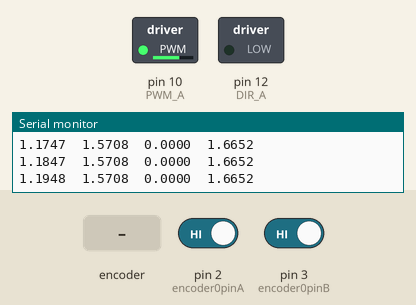
Bench run of a sketch on a simulated Arduino Uno, built with avr-gcc and run on an emulated ATmega328P. Shown: switched loads named in the sketch (green lamp = pin HIGH), the last lines printed to the serial monitor. The test bench sets the inputs (shaded band); at power-on: pin 2 (encoder0pinA) HIGH, pin 3 (encoder0pinB) HIGH.

Above: at 1.2 s.
1.3 s: rotary encoder on pin 2 (encoder0pinA) / pin 3 (encoder0pinB) turned 2 steps (second pin leading)
At 2.7 s:
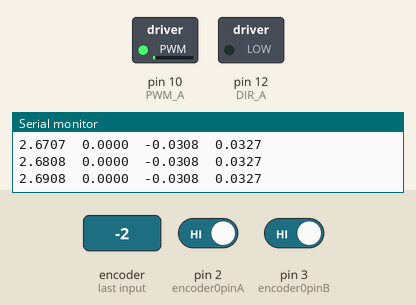
4.7 s: rotary encoder on pin 2 (encoder0pinA) / pin 3 (encoder0pinB) turned 3 steps (first pin leading)
At 5.5 s:
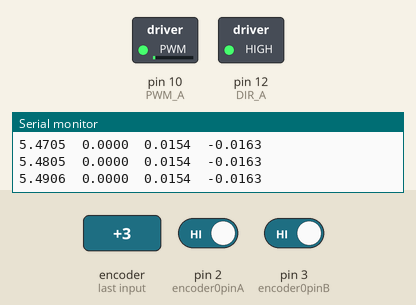
7.7 s: rotary encoder on pin 2 (encoder0pinA) / pin 3 (encoder0pinB) turned 2 steps (second pin leading)
Timing chart, 0 to 16.7 s (numbered marks = the images above; inputs shaded):
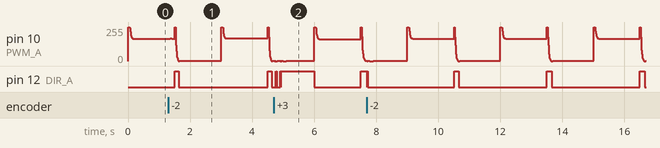

The sketch:

position_control_template.ino
```cpp
/**********************************************************************************

  Arduino code to control a DC motor
  MIT Department of Mechanical Engineering, 2.004
  Rev. 1.0 -- 08/03/2020 H.C.
  Rev. 2.0 -- 08/25/2020 H.C.
  Rev. 3.0 -- 04/04/2021 H.C.
  Rev. 4.0 -- 11/04/2021 H.C.

***********************************************************************************/

//#define OPEN_LOOP_PLANT
//#define OPEN_LOOP_LEAD
//#define PID           // closed-loop
#define LEAD_LAG      // closed-loop

#define vc2pwm 51.0    // pwm = 255 corresponds to 5v from pwm pin (255/5)
#define period_us 10000  // microseconds (1 sec = 1000000 us)

// ================================================================
// ===               PID FEEDBACK CONTROLLER                    ===
// ================================================================

// Provide PID controller gains here

float Kp = 100.0;
float Kd = 0.0;
float Ki = 0.0;

// ================================================================
// ===               LEAD-LAG CONTROLLER                        ===
// ================================================================

// Lead or Lag controller format:
//
//            T_1 * s + 1
//  Gc = Kc * -------------
//            T_2 * s + 1

float Kc = 106.01;     // gain
float T_1 = 0.14;    // time constant of the zero
float T_2 = 0.03;    // time constant of the pole
float x = 0, x_new = 0;      // intermediate variable

// ================================================================
// ===               SETPOINT TYPE                              ===
// ================================================================

// Define setpoint

#define SQUARE_WAVE
//#define SINE_WAVE
//#define POT
//#define CHIRP
//#define EXP_CHIRP

#define desired_pos PI/2        // desired position in rad

#define square_period 3000      // square wave period in milli-seconds
#define square_on 1500          // square wave on time in milli-seconds

#define sine_amp PI/3         // sine wave amplitude
#define sine_freq_hz 15.4/(2*PI)        // sine wave frequency in Hz

// chirp constants
#define phi_0 0   // initial phase angle
#define f0_hz 0.05   // initial frequency in Hz
#define f1_hz 10.0     // final frequency in Hz
#define T 100.0 // totsal chirp duration in secs
float chirp_amp = PI / 3; // chirp signal amplitude
float k = pow((f1_hz / f0_hz), 1 / T); // exponential chirp parameter

// ================================================================
// ===               SERIAL OUTPUT CONTROL                      ===
// ================================================================

// Switch between built-in Serial Plotter and Matlab streaming
// comment out both to disable serial output

//#define PRINT_DATA
#define MATLAB_SERIAL_READ

// ================================================================
// ===               DFROBOT MOTOR SHIELD DEFINITION            ===
// ================================================================

const int
// motor connected to M1 (DRI0017)
PWM_A   = 10,
DIR_A   = 12;

int Pot_Pin = A5;    // select the input pin for the potentiometer

// ================================================================
// ===               ENCODER DEFINITION                         ===
// ================================================================

// The motor has a dual channel encoder and each has 12 counts per revolution (CPR)
// The effective resolution is 48 CPR with quadrature decoding. With gear reduction
// of 34, the motor output shaft's encoder resolution becomes 34*48 = 1632 CPR
// Manually calibrate the conversion factor if necessary.

float C2Rad = 34 * 12 * 4 / (2 * PI); // nominal encoder counts to radians factor

// Encoder outputs to interrupt pins with channel A to D2 (INT0) and B to D3 (INT1)
const byte encoder0pinA = 2;
const byte encoder0pinB = 3;

long   count = 0;
volatile long counter = 0;    // Inrerrupt counter (position)

// ================================================================
// ===               VARIABLE DEFINITION                        ===
// ================================================================

float wheel_pos = 0.0, wheel_vel = 0.0, pre_wheel_pos = 0.0, filt_vel = 0.0;
float error, sum_error = 0.0, d_error = 0.0, filt_d_error = 0.0, error_pre;
float alpha = 0.5;    // low pass filter constant
unsigned long timer;
double loop_time = period_us / 1000000.0;
float Pcontrol, Icontrol, Dcontrol;
float pwm;
float vc;
float set_point = desired_pos;   // initial set point

// ================================================================
// ===                      INITIAL SETUP                       ===
// ================================================================

void setup() {

  Serial.begin(115200);

  // configure motor shield M1 outputs
  pinMode(PWM_A, OUTPUT);
  pinMode(DIR_A, OUTPUT);

  // initialize encoder
  pinMode(encoder0pinA, INPUT_PULLUP);
  pinMode(encoder0pinB, INPUT_PULLUP);
  attachInterrupt(digitalPinToInterrupt(encoder0pinA), ISR_A, CHANGE);
  attachInterrupt(digitalPinToInterrupt(encoder0pinB), ISR_B, CHANGE);

  delay(10);    // delay 0.01 second
}

// ================================================================
// ===                    MAIN PROGRAM LOOP                     ===
// ================================================================

void loop() {
  if (micros() - timer >= period_us) {
    timer = micros();
    count = counter;

    // wheel position and velocity from the encoder counts
    wheel_pos = count / C2Rad;    // convert to radians
    wheel_vel = (wheel_pos - pre_wheel_pos) / loop_time;
    filt_vel = alpha * wheel_vel + (1 - alpha) * filt_vel;
    pre_wheel_pos = wheel_pos;

    // ================================================================
    // ===                    GET SETPOINT                          ===
    // ================================================================

    // define set point as a square wave input
#ifdef SQUARE_WAVE
    if (millis() % square_period < square_on)
      set_point = desired_pos;
    else
      set_point = 0.0;
#endif

    // define set point as a sine wave with an amplitude and frequency
#ifdef SINE_WAVE
    set_point = sine_amp * sin(sine_freq_hz * (2 * M_PI) * millis() / 1000.0);
#endif

    // use potentiometer to adjust setpoint
#ifdef POT
    set_point = map(analogRead(Pot_Pin), 0, 1023, -512, 512) / 512.0 * PI;
#endif

#ifdef CHIRP
    if ( millis() / 1000.0 <= T)
      set_point = chirp_amp * sin(phi_0 + 2 * M_PI * ((f1_hz - f0_hz) / (2 * T) * pow((millis() / 1000.0), 2) + f0_hz * millis() / 1000.0));
    else
      set_point = 0.0;
#endif

#ifdef EXP_CHIRP
    if ( millis() / 1000.0 <= T) {
#ifdef PID
      chirp_amp = PI / 3; // for P control
#endif
#ifdef LEAD_LAG
      //    chirp_amp = 2.0 - ((2.0 - 0.1) / T) * millis() / 1000.0; // for closed loop lead control (linear decay)
      chirp_amp = 4.0 * exp(-(1 / 40.0) * millis() / 1000.0); // for closed loop lead control (exponential decay)
#endif
      set_point = chirp_amp * sin(phi_0 + 2 * M_PI * f0_hz * ((pow(k, (millis() / 1000.0)) - 1) / log(k)));
    }
    else
      set_point = 0.0;
#endif

    // ================================================================
    // ===                    OPEN LOOP SETTINGS                    ===
    // ================================================================

#ifdef OPEN_LOOP_PLANT
    chirp_amp = 125;
    pwm = set_point;
#endif

#ifdef OPEN_LOOP_LEAD
    chirp_amp = 2.5 - ((2.5 - 0.7) / T) * millis() / 1000.0;
    x_new = (1 - loop_time / T_2) * x + (loop_time / T_2) * set_point * Kc;
    pwm = (1 - T_1 / T_2) * x + (T_1 / T_2) * set_point * Kc;
    x = x_new;
#endif

    // ================================================================
    // ===                    CONTROLLER CODE                       ===
    // ================================================================

    // PID controller
    error = set_point - wheel_pos;
    d_error = (error - error_pre) / loop_time;
    filt_d_error = alpha * d_error + (1 - alpha) * filt_d_error;
    error_pre = error;
    sum_error += error * loop_time;

#ifdef PID
    Pcontrol = error * Kp;
    Icontrol = sum_error * Ki;
    Dcontrol = d_error * Kd;    // use d_error to avoid delay

    Icontrol = constrain(Icontrol, -255, 255);    // anti-windup for integrator
    pwm =  Pcontrol + Icontrol + Dcontrol;
#endif

#ifdef LEAD_LAG
    x_new = (1 - loop_time / T_2) * x + (loop_time / T_2) * error * Kc;
    pwm = (1 - T_1 / T_2) * x + (T_1 / T_2) * error * Kc;
    x = x_new;
#endif

    // ================================================================
    // ===                    MOTOR PWM CODE                        ===
    // ================================================================

    vc = constrain(pwm / vc2pwm, -5, 5);

    // set the correct direction
    if (pwm > 0) {
      digitalWrite(DIR_A, LOW);
    }
    else {
      digitalWrite(DIR_A, HIGH);
    }

    // constrain pwm to +/- 230
    pwm = constrain(pwm, -255, 255);

    analogWrite(PWM_A, (int) abs(pwm));     // Set speed

#ifdef PRINT_DATA
    Serial.print(set_point);  Serial.print("\t");
    Serial.print(wheel_pos); Serial.print("\t");
    //    Serial.print(filt_vel); Serial.print("\t");
    //    Serial.print(error);  Serial.print("\t");
    //    Serial.print(d_error);  Serial.print("\t");
    Serial.print(vc);  Serial.print("\t");
    //      Serial.print(pwm);  Serial.print("\t");
    //    Serial.print(loop_time,6); Serial.print("\t");
    Serial.print("\n");
#endif

#ifdef MATLAB_SERIAL_READ
    Serial.print(timer / 1000000.0, 4);   Serial.print("\t");
    Serial.print(set_point, 4);    Serial.print("\t");
    Serial.print(wheel_pos, 4);    Serial.print("\t");
    Serial.print(pwm / 100.0, 4);  // PWM/100 to scale the pwm signal
    Serial.print("\n");
#endif

    //  delay(8);
  }
  loop_time = (micros() - timer) / 1000000.0;  //compute actual sample time
}

// ================================================================
// ===                   Interrupt Service Routines             ===
// ================================================================

// Interrupt Service Routine for encoder A (pin 2)
void ISR_A() {
  boolean stateA = digitalRead(encoder0pinA) == HIGH;
  boolean stateB = digitalRead(encoder0pinB) == HIGH;
  if ((!stateA && stateB) || (stateA && !stateB)) counter++;
  else counter--;
}

// Interrupt Service Routine for encoder B (pin 3)
void ISR_B() {
  boolean stateA = digitalRead(encoder0pinA) == HIGH;
  boolean stateB = digitalRead(encoder0pinB) == HIGH;
  if ((!stateA && !stateB) || (stateA && stateB)) counter++;
  else counter--;
}
```
